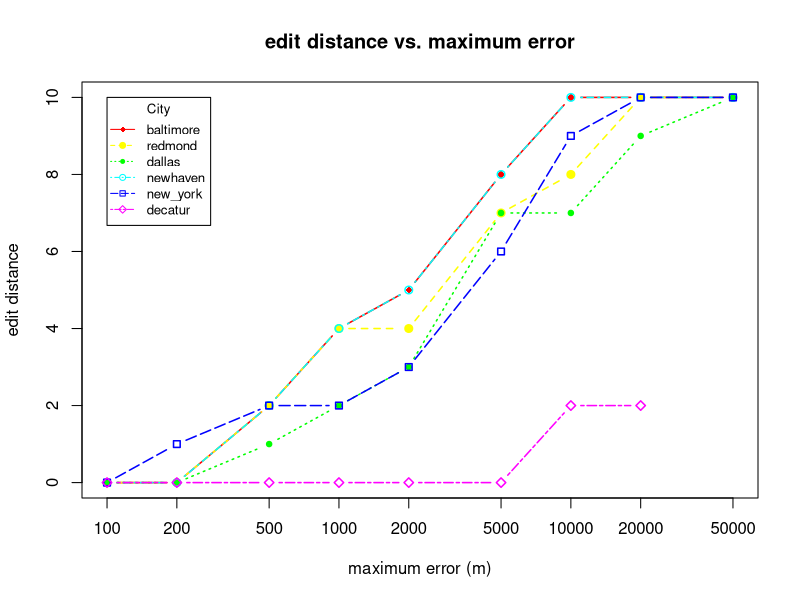

Here is the R script that generated this plot:
# Create Line Chart

jpeg("./../restaurant_finder/medians_across_city_10.jpg")

# convert factor to numeric for convenience 
Medians <- read.csv("./../restaurant_finder/medians_across_city_10.csv")
nlocations <- length(unique(Medians$location))
locations <- unique(Medians$location)

# get the range for the x and y axis 
xrange <- range(Medians$skew)
yrange <- range(Medians$distortion)

# set up the plot 
plot(xrange, yrange, type="n", xlab="maximum error (m)", log="x",
  	      ylab="edit distance") 
colors <- rainbow(nlocations)
linetype <- c(1:nlocations) 
plotchar <- seq(18,18+nlocations,1)

# add lines 
for (i in 1:nlocations) { 
  city <- subset(Medians, location==locations[i])
  lines(sort(city$skew), sort(city$distortion), type="b", lwd=1.5,
    lty=linetype[i], col=colors[i], pch=plotchar[i])
} 

# add a title and subtitle 
title("edit distance vs. maximum error")

# add a legend 
legend(xrange[1], yrange[2], locations, cex=0.8, col=colors,
  		   pch=plotchar, lty=linetype, title="City")

dev.off()
